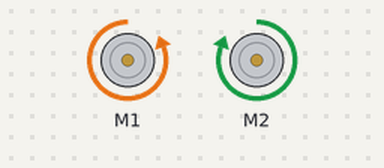
A sketch run on a simulated Arduino Uno, built with avr-gcc and run on an emulated ATmega328P. Parts: 2 × DC motor (green arrow = forward, orange = backward, longer = faster).

Above: at 1.0 s.
At 2.5 s:
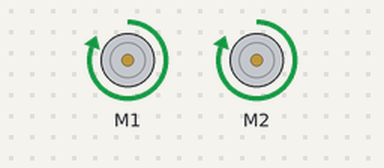
At 3.5 s:
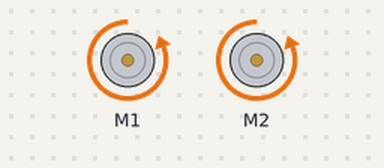
Timing chart, 0 to 5.2 s (numbered marks = the images above):
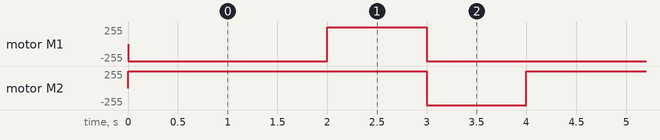

Measured:
- by itself, motor M1: repeats every 4.0 s: forward 255/255 1.0 s, backward 255/255 3.0 s
- by itself, motor M2: alternates forward 255/255 for 3.0 s and backward 255/255 for 1.0 s

The sketch:

MbotBasicMovement.ino
```cpp
#include "MeMCore.h"

MeDCMotor motor1(M1);

MeDCMotor motor2(M2);

uint8_t motorSpeed = 255;

void setup()
{
}

void loop()
{
  motor1.run(-motorSpeed);
  motor2.run(motorSpeed);
  delay(2000);
  motor1.run(motorSpeed);
  motor2.run(motorSpeed);
  delay(1000);
  motor1.run(-motorSpeed);
  motor2.run(-motorSpeed);
  delay(1000);


}
```
